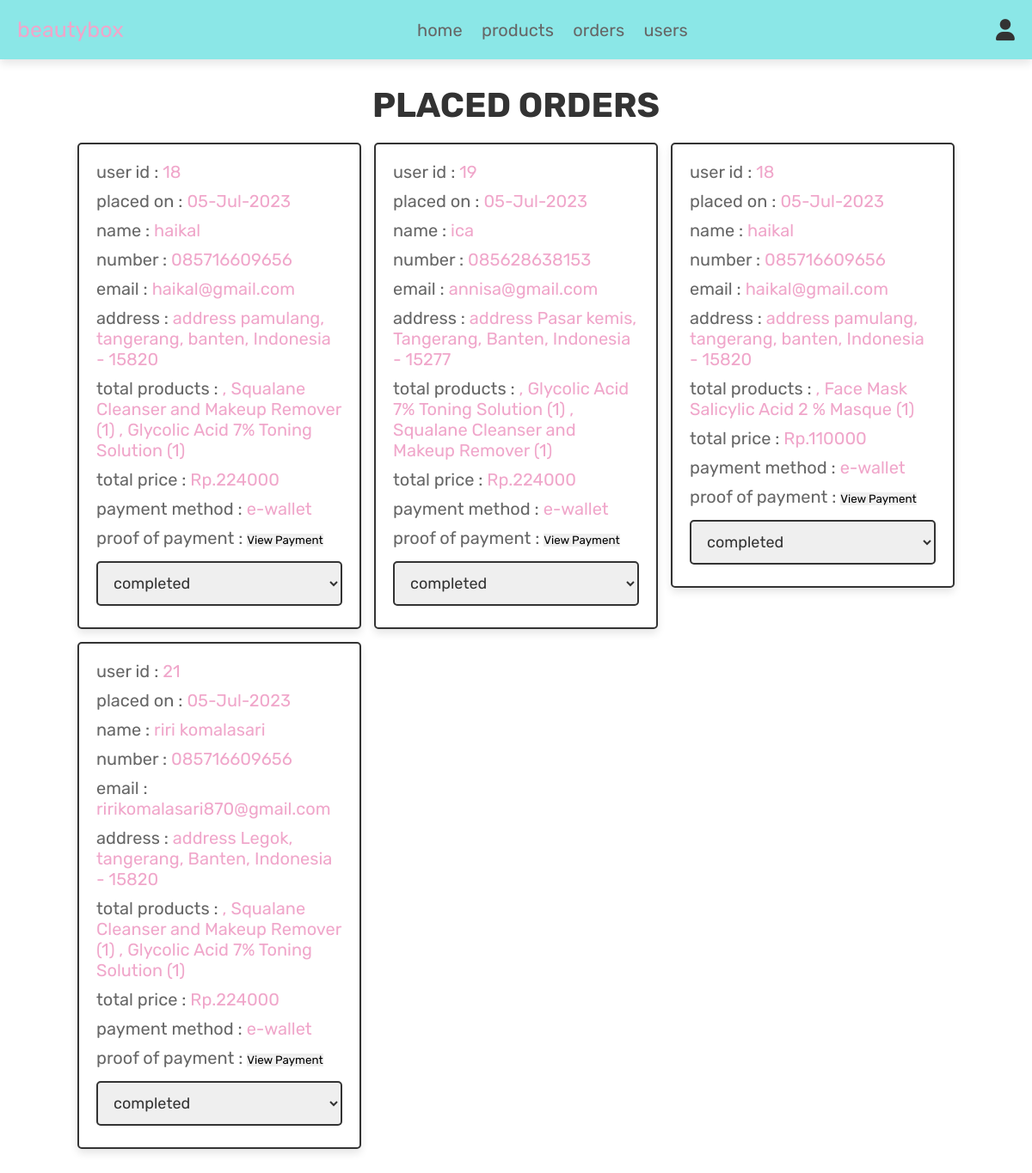
The page /admin_orders.php (signed in) on the database its author committed.
### tables this page shows
CREATE TABLE `orders` (
  `id` int(100) NOT NULL,
  `user_id` int(100) NOT NULL,
  `name` varchar(100) NOT NULL,
  `number` varchar(12) NOT NULL,
  `email` varchar(100) NOT NULL,
  `method` varchar(50) NOT NULL,
  `address` varchar(500) NOT NULL,
  `total_products` varchar(1000) NOT NULL,
  `total_price` varchar(100) NOT NULL,
  `placed_on` varchar(50) NOT NULL,
  `proof` varchar(100) NOT NULL,
  `payment_status` varchar(20) NOT NULL DEFAULT 'pending'
);

### admin_orders.php (the view, shortened to what this page needs)
<?php
@include 'config.php';
?>
<!DOCTYPE html>
<html lang="en">
<head>
   <link rel="stylesheet" href="https://cdnjs.cloudflare.com/ajax/libs/font-awesome/6.0.0/css/all.min.css">
   <link rel="stylesheet" href="css/admin_style.css">
</head>
<body>
<?php @include 'admin_header.php'; ?>
<section class="placed-orders">
   <h1 class="title">placed orders</h1>
   <div class="box-container">
      <?php
      $select_orders = mysqli_query($conn, "SELECT * FROM `orders`") or die('query failed');
      if(mysqli_num_rows($select_orders) > 0){
         while($fetch_orders = mysqli_fetch_assoc($select_orders)){
            $proof = $fetch_orders['proof'];
            $imagePath = "proof/$proof";
            $imageURL = file_exists($imagePath) ? $imagePath : "placeholder.jpg";
      ?>
      <div class="box">
         <p> user id : <span><?php echo $fetch_orders['user_id']; ?></span> </p>
         <p> placed on : <span><?php echo $fetch_orders['placed_on']; ?></span> </p>
         <p> name : <span><?php echo $fetch_orders['name']; ?></span> </p>
         <p> number : <span><?php echo $fetch_orders['number']; ?></span> </p>
         <p> email : <span><?php echo $fetch_orders['email']; ?></span> </p>
         <p> address : <span><?php echo $fetch_orders['address']; ?></span> </p>
         <p> total products : <span><?php echo $fetch_orders['total_products']; ?></span> </p>
         <p> total price : <span>Rp.<?php echo $fetch_orders['total_price']; ?></span> </p>
         <p> payment method : <span><?php echo $fetch_orders['method']; ?></span> </p>
         <p> proof of payment :
            <span>
               <button type="button" onclick="showPaymentProof('<?php echo $imageURL; ?>')">View Payment</button>
            </span>
         </p>
         <form action="" method="post">
            <select name="update_payment">
               <option disabled selected><?php echo $fetch_orders['payment_status']; ?></option>
            </select>
         </form>
      </div>
      <?php
         }
      }else{
         echo '<p class="empty">no orders placed yet!</p>';
      }
      ?>
   </div>
</section>
</body>
</html>

### css/admin_style.css (style rules this page uses)
:root { --pink:#f0a6ca; --red:#c0392b; --clay:#8be7e7; --orange:#f39c12; --black:#333; --white:#fff; --light-color:#666; --light-white:#ccc; --light-bg:#f5f5f5; --border:.2rem solid var(--black); --box-shadow:0 .5rem 1rem rgba(0,0,0,.1); }
* { font-family: 'Rubik', sans-serif; margin:0; padding:0; box-sizing: border-box; outline: none; border:none; text-decoration: none; transition:all .2s linear; }
html { font-size: 62.5%; overflow-x: hidden; scroll-behavior: smooth; scroll-padding-top: 6.5rem; }
body { background: var(--white); }
section { padding:3rem 2rem; }
.title { text-align: center; margin-bottom: 2rem; color:var(--black); text-transform: uppercase; font-size: 4rem; }
.placed-orders .box-container { display: grid; grid-template-columns: repeat(auto-fit, 33rem); gap:1.5rem; align-items: flex-start; max-width: 1200px; margin: 0 auto; justify-content: center; }
.placed-orders .box-container .box { padding:2rem; border:var(--border); background-color: var(--white); box-shadow: var(--box-shadow); border-radius: .5rem; }
.placed-orders .box-container .box p { margin-bottom: 1rem; font-size: 2rem; color:var(--light-color); }
.placed-orders .box-container .box p span { color:var(--pink); }
.placed-orders .box-container .box form { margin-top: 1rem; text-align: center; }
.placed-orders .box-container .box form select { width: 100%; border:var(--border); padding:1.2rem 1.4rem; font-size: 1.8rem; color:var(--black); border:var(--border); border-radius: .5rem; margin:.5rem 0; }

### rows shown on the page
orders: user "18", placed_on "05-Jul-2023", name "haikal", number "085716609656", email "haikal@gmail.com", address "address pamulang, tangerang, banten, Indonesia - 15820", total_products ", Squalane Cleanser and Makeup Remover (1) , Glycolic Acid 7% Toning Solution (1)", total_price "224000", method "e-wallet", update_payment "completed"
orders: user "19", placed_on "05-Jul-2023", name "ica", number "085628638153", email "annisa@gmail.com", address "address Pasar kemis, Tangerang, Banten, Indonesia - 15277", total_products ", Glycolic Acid 7% Toning Solution (1) , Squalane Cleanser and Makeup Remover (1)", total_price "224000", method "e-wallet", update_payment "completed"
orders: user "18", placed_on "05-Jul-2023", name "haikal", number "085716609656", email "haikal@gmail.com", address "address pamulang, tangerang, banten, Indonesia - 15820", total_products ", Face Mask Salicylic Acid 2 % Masque (1)", total_price "110000", method "e-wallet", update_payment "completed"
orders: user "21", placed_on "05-Jul-2023", name "riri komalasari", number "085716609656", email "ririkomalasari870@gmail.com", address "address Legok, tangerang, Banten, Indonesia - 15820", total_products ", Squalane Cleanser and Makeup Remover (1) , Glycolic Acid 7% Toning Solution (1)", total_price "224000", method "e-wallet", update_payment "completed"
